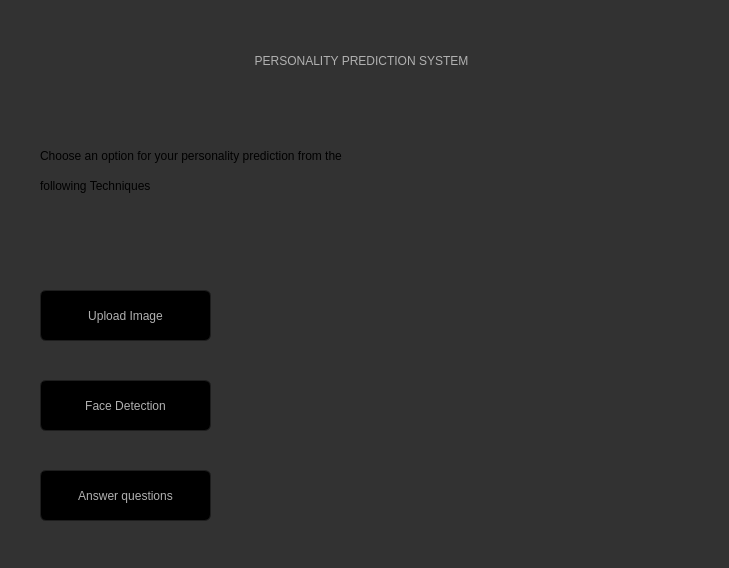
<?xml version="1.0" encoding="UTF-8"?>
<ui version="4.0">
 <class>Form</class>
 <widget class="QWidget" name="Form">
  <property name="geometry">
   <rect>
    <x>0</x>
    <y>0</y>
    <width>729</width>
    <height>568</height>
   </rect>
  </property>
  <property name="windowTitle">
   <string>Form</string>
  </property>
  <property name="styleSheet">
   <string notr="true">font
{color:black}
QToolTip
{
     border: 1px solid black;
     background-color: #ffa02f;
     padding: 1px;
     border-radius: 3px;
     opacity: 100;
}

QWidget
{
    color: #b1b1b1;
    background-color: #323232;
}

QTreeView, QListView
{
    background-color: silver;
    margin-left: 5px;
}

QWidget:item:hover
{
    background-color: QLinearGradient( x1: 0, y1: 0, x2: 0, y2: 1, stop: 0 #ffa02f, stop: 1 #ca0619);
    color: #000000;
}

QWidget:item:selected
{
    background-color: QLinearGradient( x1: 0, y1: 0, x2: 0, y2: 1, stop: 0 #ffa02f, stop: 1 #d7801a);
}

QMenuBar::item
{
    background: transparent;
}

QMenuBar::item:selected
{
    background: transparent;
    border: 1px solid #ffaa00;
}

QMenuBar::item:pressed
{
    background: #444;
    border: 1px solid #000;
    background-color: QLinearGradient(
        x1:0, y1:0,
        x2:0, y2:1,
        stop:1 #212121,
        stop:0.4 #343434/*,
        stop:0.2 #343434,
        stop:0.1 #ffaa00*/
    );
    margin-bottom:-1px;
    padding-bottom:1px;
}

QMenu
{
    border: 1px solid #000;
}

QMenu::item
{
    padding: 2px 20px 2px 20px;
}

QMenu::item:selected
{
    color: #000000;
}

QWidget:disabled
{
    color: #808080;
    background-color: #323232;
}

QAbstractItemView
{
    background-color: QLinearGradient( x1: 0, y1: 0, x2: 0, y2: 1, stop: 0 #4d4d4d, stop: 0.1 #646464, stop: 1 #5d5d5d);
}

QWidget:focus
{
    /*border: 1px solid darkgray;*/
}

QLineEdit
{
    background-color: QLinearGradient( x1: 0, y1: 0, x2: 0, y2: 1, stop: 0 #4d4d4d, stop: 0 #646464, stop: 1 #5d5d5d);
    padding: 1px;
    border-style: solid;
    border: 1px solid #1e1e1e;
    border-radius: 5;
}

QPushButton
{
    color: #b1b1b1;
    background-color: QLinearGradient( x1: 0, y1: 0, x2: 0, y2: 1, stop: 0 #565656, stop: 0.1 #525252, stop: 0.5 #4e4e4e, stop: 0.9 #4a4a4a, stop: 1 #464646);
    border-width: 1px;
    border-color: #1e1e1e;
    border-style: solid;
    border-radius: 6;
    padding: 3px;
    font-size: 12px;
    padding-left: 5px;
    padding-right: 5px;
    min-width: 40px;
}

QPushButton:pressed
{
    background-color: QLinearGradient( x1: 0, y1: 0, x2: 0, y2: 1, stop: 0 #2d2d2d, stop: 0.1 #2b2b2b, stop: 0.5 #292929, stop: 0.9 #282828, stop: 1 #252525);
}

QComboBox
{
    selection-background-color: #ffaa00;
    background-color: QLinearGradient( x1: 0, y1: 0, x2: 0, y2: 1, stop: 0 #565656, stop: 0.1 #525252, stop: 0.5 #4e4e4e, stop: 0.9 #4a4a4a, stop: 1 #464646);
    border-style: solid;
    border: 1px solid #1e1e1e;
    border-radius: 5;
}

QComboBox:hover,QPushButton:hover
{
    border: 2px solid QLinearGradient( x1: 0, y1: 0, x2: 0, y2: 1, stop: 0 #ffa02f, stop: 1 #d7801a);
}


QComboBox:on
{
    padding-top: 3px;
    padding-left: 4px;
    background-color: QLinearGradient( x1: 0, y1: 0, x2: 0, y2: 1, stop: 0 #2d2d2d, stop: 0.1 #2b2b2b, stop: 0.5 #292929, stop: 0.9 #282828, stop: 1 #252525);
    selection-background-color: #ffaa00;
}

QComboBox QAbstractItemView
{
    border: 2px solid darkgray;
    selection-background-color: QLinearGradient( x1: 0, y1: 0, x2: 0, y2: 1, stop: 0 #ffa02f, stop: 1 #d7801a);
}

QComboBox::drop-down
{
     subcontrol-origin: padding;
     subcontrol-position: top right;
     width: 15px;

     border-left-width: 0px;
     border-left-color: darkgray;
     border-left-style: solid; /* just a single line */
     border-top-right-radius: 3px; /* same radius as the QComboBox */
     border-bottom-right-radius: 3px;
 }

QComboBox::down-arrow
{
     image: url(:/dark_orange/img/down_arrow.png);
}

QGroupBox
{
    border: 1px solid darkgray;
    margin-top: 10px;
}

QGroupBox:focus
{
    border: 1px solid darkgray;
}

QTextEdit:focus
{
    border: 1px solid darkgray;
}

QScrollBar:horizontal {
     border: 1px solid #222222;
     background: QLinearGradient( x1: 0, y1: 0, x2: 0, y2: 1, stop: 0.0 #121212, stop: 0.2 #282828, stop: 1 #484848);
     height: 7px;
     margin: 0px 16px 0 16px;
}

QScrollBar::handle:horizontal
{
      background: QLinearGradient( x1: 0, y1: 0, x2: 1, y2: 0, stop: 0 #ffa02f, stop: 0.5 #d7801a, stop: 1 #ffa02f);
      min-height: 20px;
      border-radius: 2px;
}

QScrollBar::add-line:horizontal {
      border: 1px solid #1b1b19;
      border-radius: 2px;
      background: QLinearGradient( x1: 0, y1: 0, x2: 1, y2: 0, stop: 0 #ffa02f, stop: 1 #d7801a);
      width: 14px;
      subcontrol-position: right;
      subcontrol-origin: margin;
}

QScrollBar::sub-line:horizontal {
      border: 1px solid #1b1b19;
      border-radius: 2px;
      background: QLinearGradient( x1: 0, y1: 0, x2: 1, y2: 0, stop: 0 #ffa02f, stop: 1 #d7801a);
      width: 14px;
     subcontrol-position: left;
     subcontrol-origin: margin;
}

QScrollBar::right-arrow:horizontal, QScrollBar::left-arrow:horizontal
{
      border: 1px solid black;
      width: 1px;
      height: 1px;
      background: white;
}

QScrollBar::add-page:horizontal, QScrollBar::sub-page:horizontal
{
      background: none;
}

QScrollBar:vertical
{
      background: QLinearGradient( x1: 0, y1: 0, x2: 1, y2: 0, stop: 0.0 #121212, stop: 0.2 #282828, stop: 1 #484848);
      width: 7px;
      margin: 16px 0 16px 0;
      border: 1px solid #222222;
}

QScrollBar::handle:vertical
{
      background: QLinearGradient( x1: 0, y1: 0, x2: 0, y2: 1, stop: 0 #ffa02f, stop: 0.5 #d7801a, stop: 1 #ffa02f);
      min-height: 20px;
      border-radius: 2px;
}

QScrollBar::add-line:vertical
{
      border: 1px solid #1b1b19;
      border-radius: 2px;
      background: QLinearGradient( x1: 0, y1: 0, x2: 0, y2: 1, stop: 0 #ffa02f, stop: 1 #d7801a);
      height: 14px;
      subcontrol-position: bottom;
      subcontrol-origin: margin;
}

QScrollBar::sub-line:vertical
{
      border: 1px solid #1b1b19;
      border-radius: 2px;
      background: QLinearGradient( x1: 0, y1: 0, x2: 0, y2: 1, stop: 0 #d7801a, stop: 1 #ffa02f);
      height: 14px;
      subcontrol-position: top;
      subcontrol-origin: margin;
}

QScrollBar::up-arrow:vertical, QScrollBar::down-arrow:vertical
{
      border: 1px solid black;
      width: 1px;
      height: 1px;
      background: white;
}


QScrollBar::add-page:vertical, QScrollBar::sub-page:vertical
{
      background: none;
}

QTextEdit
{
    background-color: #242424;
}

QPlainTextEdit
{
    background-color: #242424;
}

QHeaderView::section
{
    background-color: QLinearGradient(x1:0, y1:0, x2:0, y2:1, stop:0 #616161, stop: 0.5 #505050, stop: 0.6 #434343, stop:1 #656565);
    color: white;
    padding-left: 4px;
    border: 1px solid #6c6c6c;
}

QCheckBox:disabled
{
color: #414141;
}

QDockWidget::title
{
    text-align: center;
    spacing: 3px; /* spacing between items in the tool bar */
    background-color: QLinearGradient(x1:0, y1:0, x2:0, y2:1, stop:0 #323232, stop: 0.5 #242424, stop:1 #323232);
}

QDockWidget::close-button, QDockWidget::float-button
{
    text-align: center;
    spacing: 1px; /* spacing between items in the tool bar */
    background-color: QLinearGradient(x1:0, y1:0, x2:0, y2:1, stop:0 #323232, stop: 0.5 #242424, stop:1 #323232);
}

QDockWidget::close-button:hover, QDockWidget::float-button:hover
{
    background: #242424;
}

QDockWidget::close-button:pressed, QDockWidget::float-button:pressed
{
    padding: 1px -1px -1px 1px;
}

QMainWindow::separator
{
    background-color: QLinearGradient(x1:0, y1:0, x2:0, y2:1, stop:0 #161616, stop: 0.5 #151515, stop: 0.6 #212121, stop:1 #343434);
    color: white;
    padding-left: 4px;
    border: 1px solid #4c4c4c;
    spacing: 3px; /* spacing between items in the tool bar */
}

QMainWindow::separator:hover
{

    background-color: QLinearGradient(x1:0, y1:0, x2:0, y2:1, stop:0 #d7801a, stop:0.5 #b56c17 stop:1 #ffa02f);
    color: white;
    padding-left: 4px;
    border: 1px solid #6c6c6c;
    spacing: 3px; /* spacing between items in the tool bar */
}

QToolBar::handle
{
     spacing: 3px; /* spacing between items in the tool bar */
     background: url(:/dark_orange/img/handle.png);
}

QMenu::separator
{
    height: 2px;
    background-color: QLinearGradient(x1:0, y1:0, x2:0, y2:1, stop:0 #161616, stop: 0.5 #151515, stop: 0.6 #212121, stop:1 #343434);
    color: white;
    padding-left: 4px;
    margin-left: 10px;
    margin-right: 5px;
}

QProgressBar
{
    border: 2px solid grey;
    border-radius: 5px;
    text-align: center;
}

QProgressBar::chunk
{
    background-color: #d7801a;
    width: 2.15px;
    margin: 0.5px;
}

QTabBar::tab {
    color: #b1b1b1;
    border: 1px solid #444;
    border-bottom-style: none;
    background-color: #323232;
    padding-left: 10px;
    padding-right: 10px;
    padding-top: 3px;
    padding-bottom: 2px;
    margin-right: -1px;
}

QTabWidget::pane {
    border: 1px solid #444;
    top: 1px;
}

QTabBar::tab:last
{
    margin-right: 0; /* the last selected tab has nothing to overlap with on the right */
    border-top-right-radius: 3px;
}

QTabBar::tab:first:!selected
{
 margin-left: 0px; /* the last selected tab has nothing to overlap with on the right */


    border-top-left-radius: 3px;
}

QTabBar::tab:!selected
{
    color: #b1b1b1;
    border-bottom-style: solid;
    margin-top: 3px;
    background-color: QLinearGradient(x1:0, y1:0, x2:0, y2:1, stop:1 #212121, stop:.4 #343434);
}

QTabBar::tab:selected
{
    border-top-left-radius: 3px;
    border-top-right-radius: 3px;
    margin-bottom: 0px;
}

QTabBar::tab:!selected:hover
{
    /*border-top: 2px solid #ffaa00;
    padding-bottom: 3px;*/
    border-top-left-radius: 3px;
    border-top-right-radius: 3px;
    background-color: QLinearGradient(x1:0, y1:0, x2:0, y2:1, stop:1 #212121, stop:0.4 #343434, stop:0.2 #343434, stop:0.1 #ffaa00);
}

QRadioButton::indicator:checked, QRadioButton::indicator:unchecked{
    color: #b1b1b1;
    background-color: #323232;
    border: 1px solid #b1b1b1;
    border-radius: 6px;
}

QRadioButton::indicator:checked
{
    background-color: qradialgradient(
        cx: 0.5, cy: 0.5,
        fx: 0.5, fy: 0.5,
        radius: 1.0,
        stop: 0.25 #ffaa00,
        stop: 0.3 #323232
    );
}

QCheckBox::indicator{
    color: #b1b1b1;
    background-color: #323232;
    border: 1px solid #b1b1b1;
    width: 9px;
    height: 9px;
}

QRadioButton::indicator
{
    border-radius: 6px;
}

QRadioButton::indicator:hover, QCheckBox::indicator:hover
{
    border: 1px solid #ffaa00;
}

QCheckBox::indicator:checked
{
    image:url(:/dark_orange/img/checkbox.png);
}

QCheckBox::indicator:disabled, QRadioButton::indicator:disabled
{
    border: 1px solid #444;
}


QSlider::groove:horizontal {
    border: 1px solid #3A3939;
    height: 8px;
    background: #201F1F;
    margin: 2px 0;
    border-radius: 2px;
}

QSlider::handle:horizontal {
    background: QLinearGradient( x1: 0, y1: 0, x2: 0, y2: 1,
      stop: 0.0 silver, stop: 0.2 #a8a8a8, stop: 1 #727272);
    border: 1px solid #3A3939;
    width: 14px;
    height: 14px;
    margin: -4px 0;
    border-radius: 2px;
}

QSlider::groove:vertical {
    border: 1px solid #3A3939;
    width: 8px;
    background: #201F1F;
    margin: 0 0px;
    border-radius: 2px;
}

QSlider::handle:vertical {
    background: QLinearGradient( x1: 0, y1: 0, x2: 0, y2: 1, stop: 0.0 silver,
      stop: 0.2 #a8a8a8, stop: 1 #727272);
    border: 1px solid #3A3939;
    width: 14px;
    height: 14px;
    margin: 0 -4px;
    border-radius: 2px;
}

QAbstractSpinBox {
    padding-top: 2px;
    padding-bottom: 2px;
    border: 1px solid darkgray;

    border-radius: 2px;
    min-width: 50px;
}
</string>
  </property>
  <widget class="QLabel" name="label">
   <property name="geometry">
    <rect>
     <x>36</x>
     <y>30</y>
     <width>651</width>
     <height>61</height>
    </rect>
   </property>
   <property name="styleSheet">
    <string notr="true">font: 87 28pt &quot;Segoe UI Black&quot;;</string>
   </property>
   <property name="text">
    <string>PERSONALITY PREDICTION SYSTEM</string>
   </property>
   <property name="alignment">
    <set>Qt::AlignCenter</set>
   </property>
  </widget>
  <widget class="QLabel" name="label_2">
   <property name="geometry">
    <rect>
     <x>40</x>
     <y>90</y>
     <width>701</width>
     <height>131</height>
    </rect>
   </property>
   <property name="styleSheet">
    <string notr="true">color:black;font: 87 16pt &quot;Segoe UI Black&quot;;</string>
   </property>
   <property name="text">
    <string>Choose an option for your personality prediction from the </string>
   </property>
  </widget>
  <widget class="QPushButton" name="pushButton">
   <property name="geometry">
    <rect>
     <x>40</x>
     <y>290</y>
     <width>171</width>
     <height>51</height>
    </rect>
   </property>
   <property name="styleSheet">
    <string notr="true">background-color:black;font: 87 12pt &quot;Segoe UI Black&quot;;</string>
   </property>
   <property name="text">
    <string>Upload Image</string>
   </property>
  </widget>
  <widget class="QPushButton" name="pushButton_2">
   <property name="geometry">
    <rect>
     <x>40</x>
     <y>380</y>
     <width>171</width>
     <height>51</height>
    </rect>
   </property>
   <property name="styleSheet">
    <string notr="true">background-color:black;font: 87 12pt &quot;Segoe UI Black&quot;;</string>
   </property>
   <property name="text">
    <string>Face Detection</string>
   </property>
  </widget>
  <widget class="QPushButton" name="pushButton_3">
   <property name="geometry">
    <rect>
     <x>40</x>
     <y>470</y>
     <width>171</width>
     <height>51</height>
    </rect>
   </property>
   <property name="styleSheet">
    <string notr="true">background-color:black;font: 87 12pt &quot;Segoe UI Black&quot;;</string>
   </property>
   <property name="text">
    <string>Answer questions</string>
   </property>
  </widget>
  <widget class="QLabel" name="label_3">
   <property name="geometry">
    <rect>
     <x>40</x>
     <y>170</y>
     <width>261</width>
     <height>31</height>
    </rect>
   </property>
   <property name="styleSheet">
    <string notr="true">color:black;font: 87 16pt &quot;Segoe UI Black&quot;;</string>
   </property>
   <property name="text">
    <string>following Techniques </string>
   </property>
  </widget>
  <widget class="QLabel" name="label_4">
   <property name="geometry">
    <rect>
     <x>310</x>
     <y>280</y>
     <width>391</width>
     <height>291</height>
    </rect>
   </property>
   <property name="styleSheet">
    <string notr="true">image:url(:/newPrefix/ai.png)</string>
   </property>
   <property name="text">
    <string/>
   </property>
  </widget>
 </widget>
 <resources>
  <include location="images.qrc"/>
 </resources>
 <connections/>
</ui>
